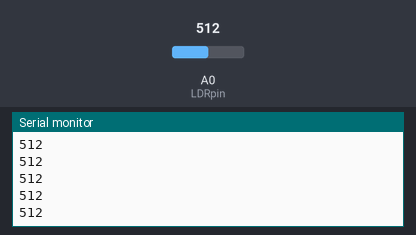
Simulated run of this sketch. Board: Arduino Uno, built with avr-gcc and run on an emulated ATmega328P. Parts: the last lines printed to the serial monitor. Inputs (shaded band) come from the test bench; at power-on: A0 (LDRpin) = 512.

Above: at 1.2 s.
1.3 s: A0 (LDRpin) set to 716
At 1.31 s:
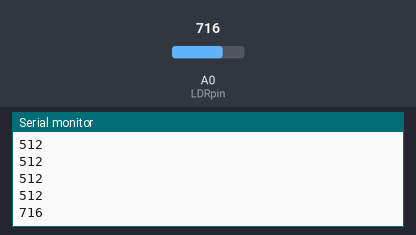
2.8 s: A0 (LDRpin) set to 900
At 2.81 s:
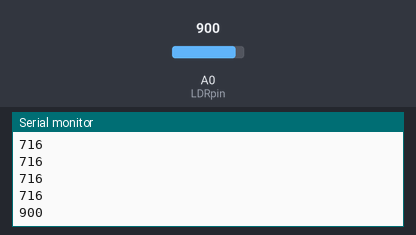
Timing chart, 0 to 5.8 s (numbered marks = the images above; inputs shaded):
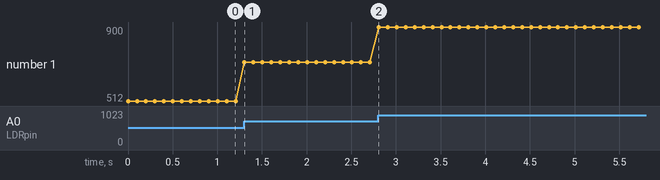

The sketch:

sketch_sep10a.ino
```cpp
#include <SoftwareSerial.h>
SoftwareSerial MyBlue(0, 1); // RX | TX
#define LDRpin A0 // pin where we connected the LDR and the resistor

int LDRValue = 0;     // result of reading the analog pin

void setup() {
  Serial.begin(38400); // sets serial port for communication
}

void loop() {
  LDRValue = analogRead(LDRpin); // read the value from the LDR
  Serial.println(LDRValue);      // print the value to the serial port
  delay(100);                    // wait a little
}
```

Measured:
- after the input at 1.3 s, the serial monitor: prints a new line at once (image 1)
- after the input at 2.8 s, the serial monitor: prints a new line at once (image 2)
- plotted number 1: 512 → 716 after the input at 1.3 s, 716 → 900 after the input at 2.8 s
